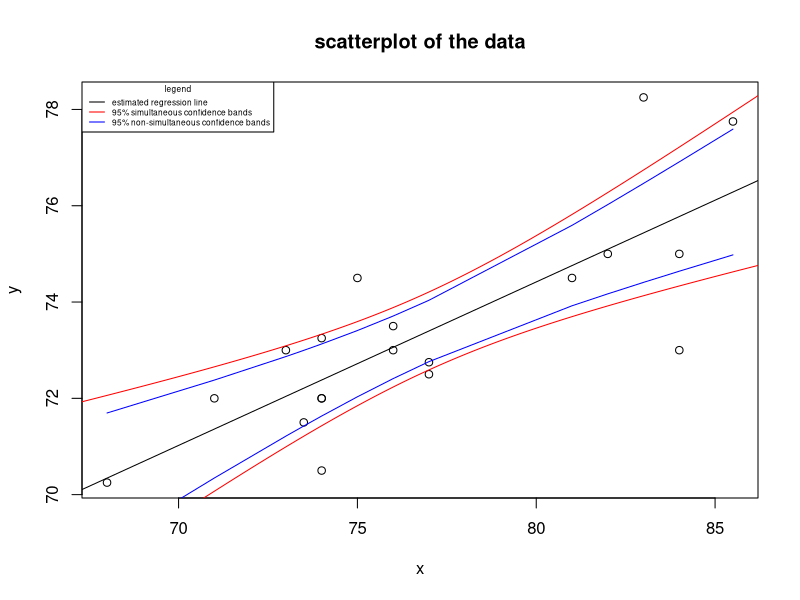

The R script that drew this image:
rm(list = ls()) #initialization

n = 1000
data <- read.csv("boxers.csv", header = TRUE, sep = ",")
data

poi <- seq(65, 90, length.out = 1000)

x = data$reach
y = data$height

model = lm(y ~ x)
predictions <- predict(model, interval = "confidence", level = 0.95)

row1 <- rep(1, 19)

X1 <- rbind(row1, data$reach)
X1 = t(X1)

L <- solve(t(X1) %*% X1)

y_hat = fitted(model)
e = y - y_hat
s = sqrt(sum(e^2) / (19 - 2))
s_y = rep(0,1000)
for (i in 1:1000) {
  xx = matrix(c(1,poi[i]),nrow = 2)
  value <- qf(0.95, df1=2, df2=17, lower.tail=TRUE)
  s_y[i] = s * sqrt(2 * t(xx) %*% L %*% xx * value)
}
newy = rep(0,1000)
for (i in 1:1000) {
  newy[i] = model$coefficients[2]*poi[i] + model$coefficients[1]
}

y_lower = newy - s_y
y_upper = newy + s_y

plot(x, y, main = 'scatterplot of the data', 
     xlab = 'x', ylab = 'y')
abline(a = model$coefficients[1], b = model$coefficients[2], col='black') 
lines(poi, y_lower, col='red', lty = 1)
lines(poi, y_upper, col='red', lty = 1)
lines(sort(x), sort(predictions[, 2]), col='blue', lty = 1)
lines(sort(x), sort(predictions[, 3]), col='blue', lty = 1)
legend("topleft", 
       cex = 0.5,
       title = "legend",
       legend=c("estimated regression line", "95% simultaneous confidence bands", "95% non-simultaneous confidence bands"), 
       col=c("black", "red", "blue"), 
       lty = c(1, 1, 1))


